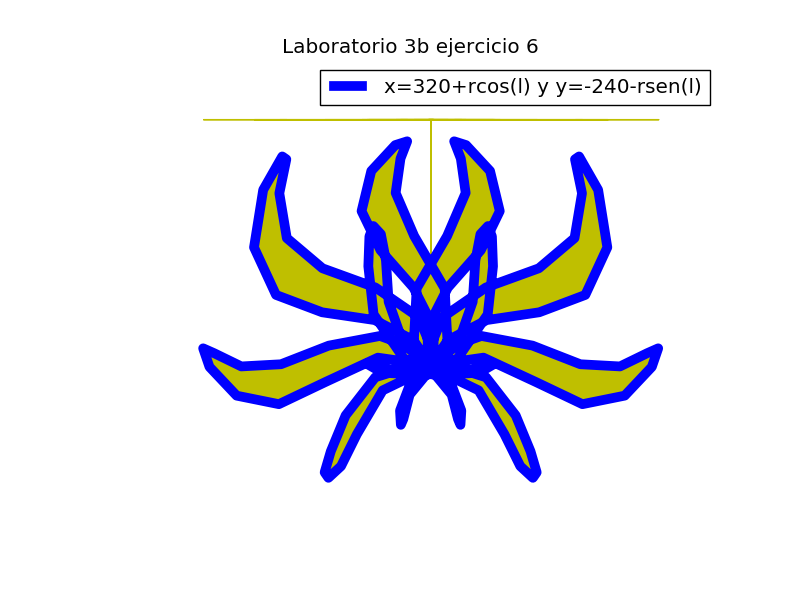

Source code (Python):
#Karla Ivonne Serrano Arevalo
#Ejerercicio 6
#Diciembre 2016

import matplotlib.pyplot as plt 
import numpy as np
import math

t=np.linspace(0,2*math.pi,150)
r=-250*np.sin(5*t)*np.cos(4*t)
l=t+np.sin(r/100)
x=320+r*np.cos(l)
y=-240-r*np.sin(l)
plt.plot(x,y,linewidth=7, color='b',label='x=320+rcos(l) y y=-240-rsen(l)')
plt.legend()
plt.title('Laboratorio 3b ejercicio 6')
plt.xlabel('eje x')
plt.ylabel('eje y')
plt.fill_between(x,y,color='y')
plt.axis('equal')
plt.axis('off')
plt.grid(True)
plt.show()
